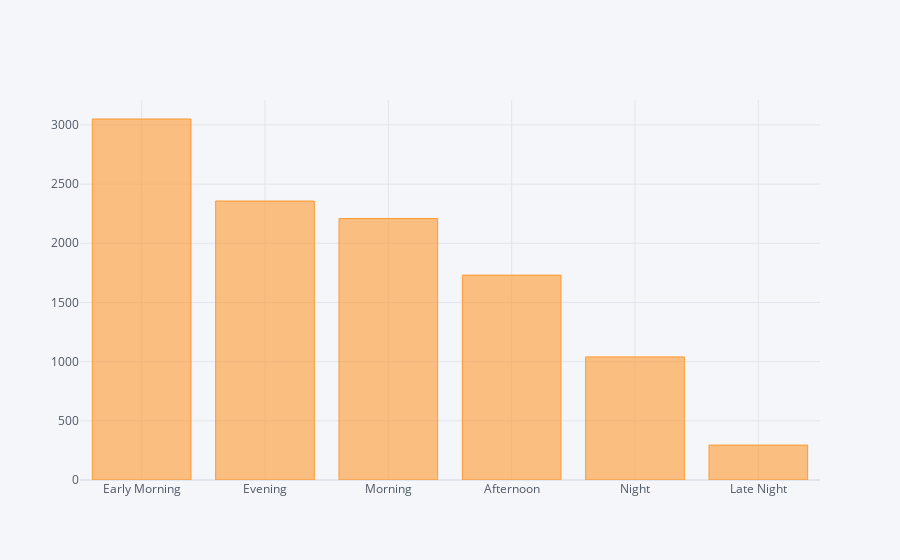

Notebook cell for this chart:
### Code cell
df['Dep_Time_hour'].apply(time_of_day).value_counts().iplot(kind='bar')

### Figure 1 — Plotly figure (JSON) as saved in the notebook; plotly's stock layout.template omitted (floating-point values rounded to 4 significant figures)
{"data": [{"marker": {"color": "rgba(255, 153, 51, 0.6)", "line": {"color": "rgba(255, 153, 51, 1.0)", "width": 1}}, "name": "count", "orientation": "v", "text": "", "type": "bar", "x": ["Early Morning", "Evening", "Morning", "Afternoon", "Night", "Late Night"], "y": [3050, 2357, 2209, 1731, 1040, 295]}], "layout": {"legend": {"bgcolor": "#F5F6F9", "font": {"color": "#4D5663"}}, "paper_bgcolor": "#F5F6F9", "plot_bgcolor": "#F5F6F9", "title": {"font": {"color": "#4D5663"}}, "xaxis": {"gridcolor": "#E1E5ED", "showgrid": true, "tickfont": {"color": "#4D5663"}, "title": {"font": {"color": "#4D5663"}, "text": ""}, "zerolinecolor": "#E1E5ED"}, "yaxis": {"gridcolor": "#E1E5ED", "showgrid": true, "tickfont": {"color": "#4D5663"}, "title": {"font": {"color": "#4D5663"}, "text": ""}, "zerolinecolor": "#E1E5ED"}}}
